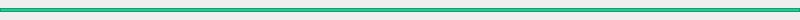
<?xml version="1.0" encoding="UTF-8"?>
<ui version="4.0">
 <class>MusicSlider</class>
 <widget class="QWidget" name="MusicSlider">
  <property name="geometry">
   <rect>
    <x>0</x>
    <y>0</y>
    <width>800</width>
    <height>20</height>
   </rect>
  </property>
  <property name="windowTitle">
   <string>Form</string>
  </property>
  <widget class="QFrame" name="inLine">
   <property name="geometry">
    <rect>
     <x>0</x>
     <y>8</y>
     <width>800</width>
     <height>4</height>
    </rect>
   </property>
   <property name="styleSheet">
    <string notr="true">#inline
{
	background-color:#EBEEF5

}</string>
   </property>
   <property name="frameShape">
    <enum>QFrame::StyledPanel</enum>
   </property>
   <property name="frameShadow">
    <enum>QFrame::Raised</enum>
   </property>
  </widget>
  <widget class="QFrame" name="outLine">
   <property name="geometry">
    <rect>
     <x>0</x>
     <y>8</y>
     <width>800</width>
     <height>4</height>
    </rect>
   </property>
   <property name="styleSheet">
    <string notr="true">#outLine
{
	background-color:#1ECC94
}</string>
   </property>
   <property name="frameShape">
    <enum>QFrame::StyledPanel</enum>
   </property>
   <property name="frameShadow">
    <enum>QFrame::Raised</enum>
   </property>
  </widget>
 </widget>
 <resources/>
 <connections/>
</ui>
